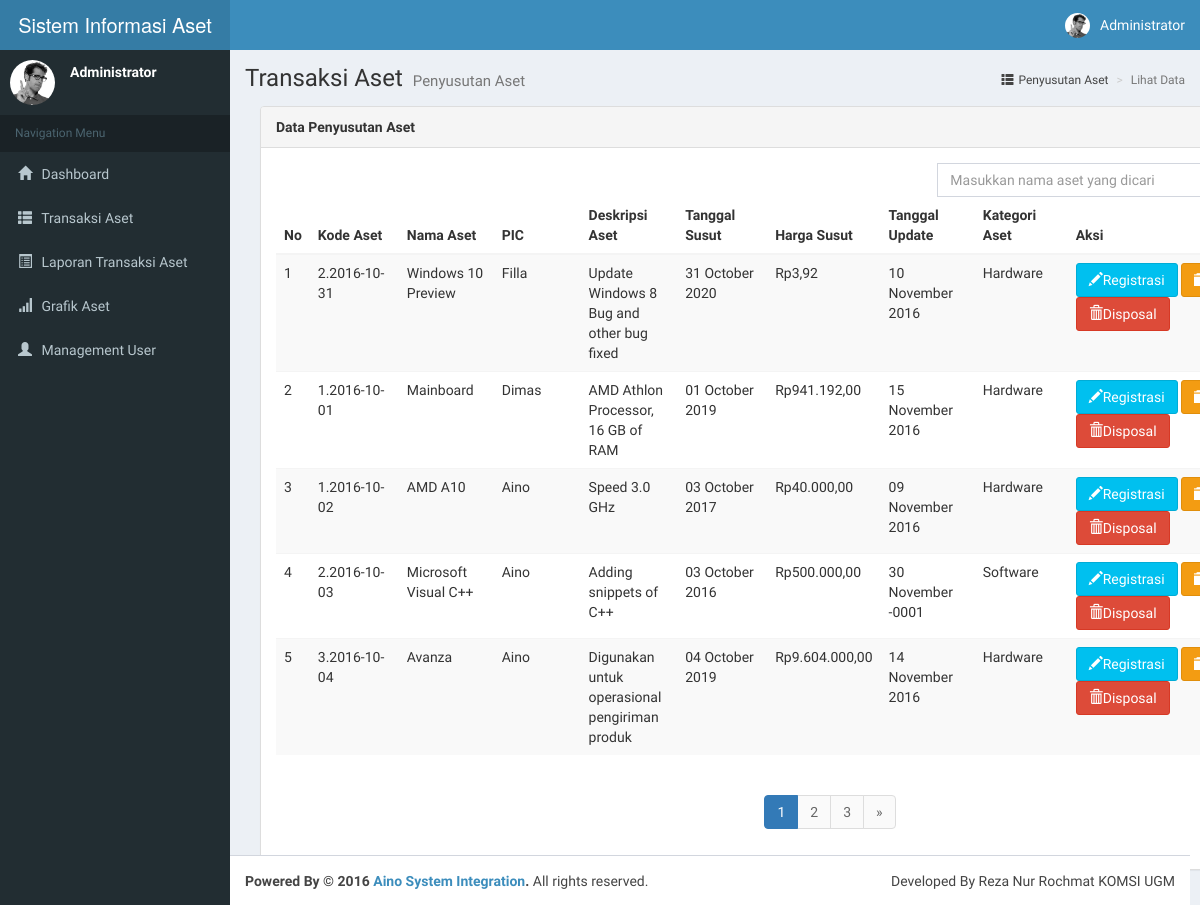
Page /index.php/penyusutan/getData on the committed database.
### tables this page shows
CREATE TABLE IF NOT EXISTS `penyusutan_aset` (
  `kode_penyusutan` int(10) NOT NULL,
  `kode_kategori_aset` int(10) NOT NULL,
  `tanggal_susut` date NOT NULL,
  `harga_susut` varchar(30) NOT NULL,
  `update_at` date NOT NULL,
  `kode_aset` varchar(20) NOT NULL,
  `nama_aset` varchar(30) NOT NULL,
  `pic` varchar(60) NOT NULL,
  `deskripsi_aset` varchar(500) NOT NULL
);

CREATE TABLE IF NOT EXISTS `kategori_aset` (
  `kode_kategori_aset` int(11) NOT NULL,
  `nama_kategori_aset` varchar(50) NOT NULL
);

### index.php (called while the page is built, shortened)
<?php
require_once BASEPATH.'core/CodeIgniter.php';

### application/models/mpenyusutan.php (called while the page is built, shortened)
<?php
class mpenyusutan extends CI_Model{
	function data($number,$offset){
		$this->db->select('penyusutan_aset.kode_aset,penyusutan_aset.nama_aset,penyusutan_aset.pic,penyusutan_aset.deskripsi_aset,
							penyusutan_aset.tanggal_susut,penyusutan_aset.harga_susut,penyusutan_aset.update_at,
							kategori_aset.nama_kategori_aset');
		$this->db->where('penyusutan_aset.kode_kategori_aset=kategori_aset.kode_kategori_aset');
		return $query = $this->db->get('penyusutan_aset,kategori_aset',$number,$offset)->result();
	}
	function jumlah_data(){
		$this->db->select('penyusutan_aset.kode_aset,penyusutan_aset.nama_aset,penyusutan_aset.pic,penyusutan_aset.deskripsi_aset,
							penyusutan_aset.tanggal_susut,penyusutan_aset.harga_susut,penyusutan_aset.update_at,
							kategori_aset.nama_kategori_aset');
		$this->db->where('penyusutan_aset.kode_kategori_aset=kategori_aset.kode_kategori_aset');
		return $this->db->get('penyusutan_aset,kategori_aset')->num_rows();
	}
}
?>

### application/views/vpenyusutan.php (the view, shortened to what this page needs)
<!DOCTYPE html>
<html>
<head>
  <link  href="<?php echo base_url().'assets/'?>bootstrap/css/bootstrap.min.css" rel="stylesheet">
  <link href="<?php echo base_url().'assets/'?>dist/css/font-awesome.css" rel="stylesheet">
  <link href="<?php echo base_url().'assets/'?>dist/css/ionicons.css" rel="stylesheet">
  <link href="<?php echo base_url().'assets/'?>dist/css/AdminLTE.min.css" rel="stylesheet">
  <link href="<?php echo base_url().'assets/'?>dist/css/footer.css" rel="stylesheet">
  <link href="<?php echo base_url().'assets/'?>dist/css/skins/skin-blue.min.css" rel="stylesheet">
</head>
<body class="hold-transition skin-blue sidebar-mini">
<div class="wrapper">
  <header class="main-header">
    <a href="index2.html" class="logo">
      <span class="logo-lg">Sistem Informasi Aset </span>
    </a>
    <nav class="navbar navbar-static-top" role="navigation">
      <div class="navbar-custom-menu">
        <ul class="nav navbar-nav">
          <li class="dropdown user user-menu">
            <a href="#" class="dropdown-toggle" data-toggle="dropdown">
              <img src="<?php echo base_url().'assets/'?>dist/img/user2-160x160.jpg" class="user-image" alt="User Image">
              <span class="hidden-xs">Administrator</span>
            </a>
          </li>
        </ul>
      </div>
    </nav>
  </header>
  <aside class="main-sidebar">
    <section class="sidebar">
      <div class="user-panel">
        <div class="pull-left image">
          <img src="<?php echo base_url().'assets/'?>dist/img/user2-160x160.jpg" class="img-circle" alt="User Image">
        </div>
        <div class="pull-left info">
          <p>Administrator</p>
        </div>
      </div>
      <ul class="sidebar-menu">
        <li class="header">Navigation Menu</li>
        <li><a href="<?php echo site_url('grafiktotal/getGrafik');?>"><i class="glyphicon glyphicon-home"></i> <span>Dashboard</span></a></li>
        <li class="treeview">
          <a href="#"><i class="glyphicon glyphicon-th-list"></i> <span>Transaksi Aset</span> <i class="fa-fa arrow"></i></a>
        </li>
         <li class="treeview">
          <a href="#"><i class="glyphicon glyphicon-list-alt"></i> <span>Laporan Transaksi Aset</span></a>
        </li>
         <li><a href="<?php echo site_url('grafikaset/getGrafikAset');?>"><i class="glyphicon glyphicon-signal"></i> <span>Grafik Aset</span></a></li>
          <li class="treeview">
           <a href="<?php echo site_url('user/getData')?>"><i class="glyphicon glyphicon-user"></i> <span>Management User</span></a>
        </li>
      </ul>
    </section>
  </aside>
  <div class="content-wrapper">
    <section class="content-header">
      <h1>
        Transaksi Aset
        <small>Penyusutan Aset</small>
      </h1>
      <ol class="breadcrumb">
        <li><a href="<?php echo site_url('software/getSoftware');?>"><i class="glyphicon glyphicon-th-list"></i>Penyusutan Aset</a></li>
        <li class="active">Lihat Data</li>
      </ol>
    </section>
    <section class="content">
           <div class="container">
      <div class="panel panel-default">
  <div class="panel-heading"><b>Data Penyusutan Aset</b></div>
  <div class="panel-body">
     <form action="<?php echo site_url('penyusutan/cariData');?>" method = "post">
        <div class="col-md-7">
      </div>
        <div class="form-group-row">
          <div class="col-xs-4">
        <input type="text" class="form-control" placeholder="Masukkan nama aset yang dicari" name ="keyword" />
        </div>
      </div>
      </form>
       <table class="table table-striped">
        <thead>
         <tr>
          <th>No</th>
         <th>Kode Aset</th>
         <th>Nama Aset</th>
         <th>PIC</th>
         <th>Deskripsi Aset</th>
         <th>Tanggal Susut</th>
         <th>Harga Susut</th>
         <th>Tanggal Update</th>
         <th>Kategori Aset</th>
         <th>Aksi</th>
         </tr>
        </thead>
        <tbody>
        <?php if(empty($qdata)){ ?>
         <tr>
          <td colspan="6">Data tidak ditemukan</td>
         </tr>
        <?php }else{
          $no=$this->uri->segment('3')+1;
          foreach($qdata as $data){ $no;?>
         <tr height="50px">
          <td><?php echo $no++?></td>
          <td width="100px"><?php echo $data->kode_aset?></td>
          <td width="100px"><?php echo $data->nama_aset?></td>
          <td width="100px"><?php echo $data->pic?></td>
          <td width="100px"><?php echo $data->deskripsi_aset?></td>
          <td width="100px"><?php echo date("d F Y",strtotime($data->tanggal_susut)); ?></td>
          <td width="100px"><?php echo $rp ="Rp".number_format($data->harga_susut,2,',','.')?></td>
          <td width="100px"><?php echo date("d F Y",strtotime($data->update_at)); ?></td>
          <td width="100px"><?php echo $data->nama_kategori_aset?></td>
          <td width="400px">
           <?php echo anchor('penyusutan/edit/'.$data->kode_aset,'<button type="button" class="btn btn-info"><i class="glyphicon glyphicon-pencil"></i>Registrasi</button>');?>
           <?php echo anchor('penyusutan/susut/'.$data->kode_aset,'<button type="button" class="btn btn-warning"><i class="glyphicon glyphicon-folder-close"></i>Susutkan</button>');?>
           <?php echo anchor('penyusutan/delete/'.$data->kode_aset,'<button type="button" class="btn btn-danger"><i class="glyphicon glyphicon-trash"></i>Disposal</button>');?>
          </td>
         </tr>
        <?php }}?>
        </tbody>
       </table>
       <div class="row">
        <div class="col-md-12 text-center">
            <?php echo $this->pagination->create_links(); ?>
        </div>
    </div>
        </div>
    </div>
</div>
    </section>
  </div>
  <footer class="main-footer">
    <div class="pull-right hidden-xs">
      Developed By Reza Nur Rochmat KOMSI UGM
    </div>
    <strong>Powered By &copy; 2016 <a href="#">Aino System Integration</a>.</strong> All rights reserved.
  </footer>
</div>
</body>
</html>

### rows in the picture
penyusutan_aset: kode_aset "2.2016-10-31", nama_aset "Windows 10 Preview", pic "Filla", deskripsi_aset "Update Windows 8 Bug and other bug fixed", tanggal_susut "31 October 2020", harga_susut "Rp3,92", update_at "10 November 2016", kode_kategori_aset.nama_kategori_aset "Hardware", kode_aset "Registrasi", kode_aset "Disposal"
penyusutan_aset: kode_aset "1.2016-10-01", nama_aset "Mainboard", pic "Dimas", deskripsi_aset "AMD Athlon Processor, 16 GB of RAM", tanggal_susut "01 October 2019", harga_susut "Rp941.192,00", update_at "15 November 2016", kode_kategori_aset.nama_kategori_aset "Hardware", kode_aset "Registrasi", kode_aset "Disposal"
penyusutan_aset: kode_aset "1.2016-10-02", nama_aset "AMD A10", pic "Aino", deskripsi_aset "Speed 3.0 GHz", tanggal_susut "03 October 2017", harga_susut "Rp40.000,00", update_at "09 November 2016", kode_kategori_aset.nama_kategori_aset "Hardware", kode_aset "Registrasi", kode_aset "Disposal"
penyusutan_aset: kode_aset "2.2016-10-03", nama_aset "Microsoft Visual C++", pic "Aino", deskripsi_aset "Adding snippets of C++", tanggal_susut "03 October 2016", harga_susut "Rp500.000,00", update_at "30 November -0001", kode_kategori_aset.nama_kategori_aset "Software", kode_aset "Registrasi", kode_aset "Disposal"
penyusutan_aset: kode_aset "3.2016-10-04", nama_aset "Avanza", pic "Aino", deskripsi_aset "Digunakan untuk operasional pengiriman produk", tanggal_susut "04 October 2019", harga_susut "Rp9.604.000,00", update_at "14 November 2016", kode_kategori_aset.nama_kategori_aset "Hardware", kode_aset "Registrasi", kode_aset "Disposal"

### other values in the picture
$this->pagination->create_links() "1 2 3 »"
